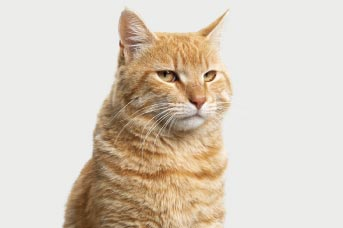
#> input picture dataset/gatos/18-04-22-img-interna-2-Gatos-reales-min.jpg, 343 x 228 px; its folder holds only this picture in this run
$ python create_codebook.py
#> lines starting #> are read from the running program, lines starting #| are printed output that depends on the picture
# create_codebook.py
import os
import cv2
import pickle
import numpy as np
from sklearn.cluster import KMeans

def create_codebook(image_dir="dataset", n_clusters=50):
#> called with image_dir = 'dataset', n_clusters = 50
    sift = cv2.SIFT_create()
    descriptors_list = []

    for label in os.listdir(image_dir):
        class_path = os.path.join(image_dir, label)
        for file in os.listdir(class_path):
            path = os.path.join(class_path, file)
            img = cv2.imread(path)
#> img is the input picture: shape (228, 343, 3); mean B, G, R 193.5, 207.2, 218.2
            if img is None:
                continue
            gray = cv2.cvtColor(img, cv2.COLOR_BGR2GRAY)
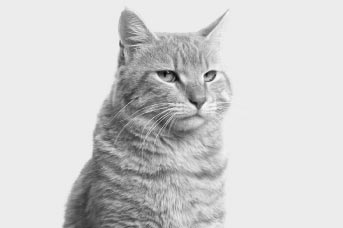
#> gray: shape (228, 343); min 4, max 249, mean 209.1
            kp, des = sift.detectAndCompute(gray, None)
#> kp = 426 keypoints; strongest (x, y, size): (206, 75, 2.8), (163, 73, 5.4), (176, 77, 6.3), (211, 74, 6.8)
            if des is not None:
                descriptors_list.append(des)
#> pass 2 of the loop in create_codebook, `for label in os.listdir(image_dir):`:
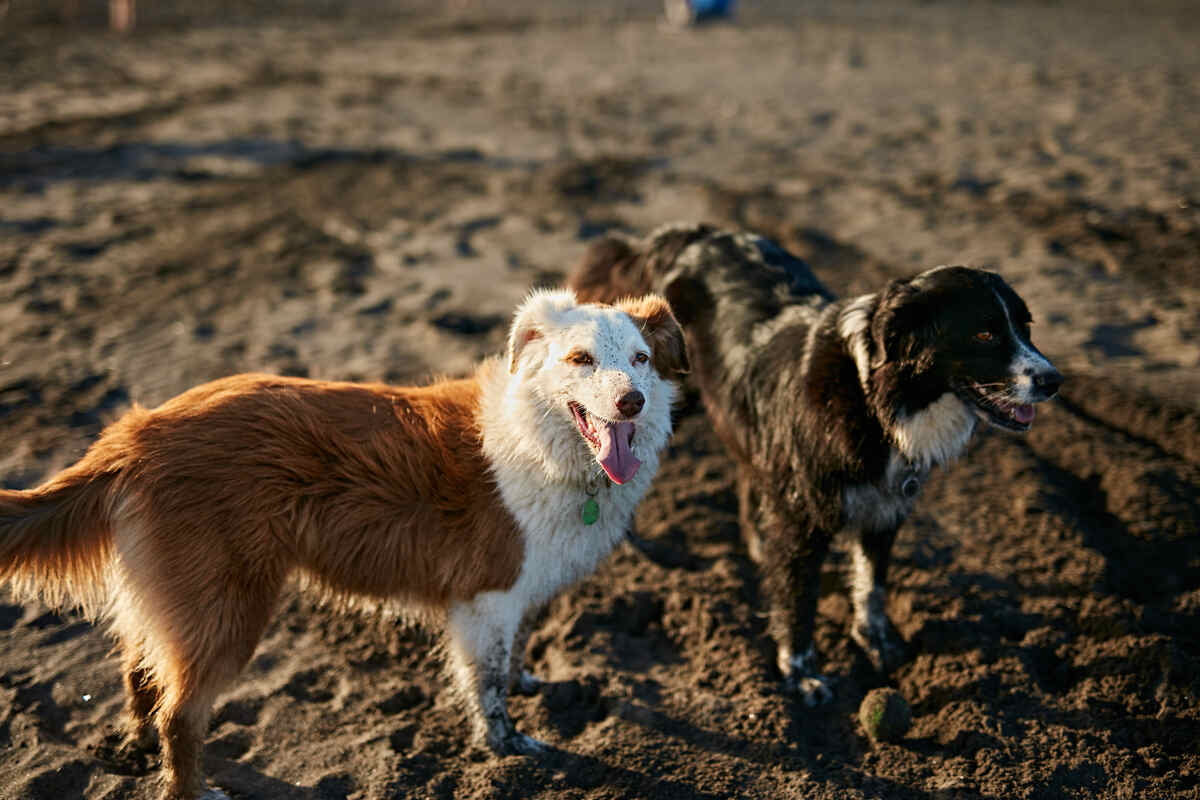
#> input picture dataset/perros/cuidados-perros-guia-bienestar-canino-cobee.jpg, 1200 x 800 px
#> in create_codebook, img is the input picture: shape (800, 1200, 3); mean B, G, R 56.9, 74.4, 89.3
#> in create_codebook, `gray = cv2.cvtColor(img, cv2.COLOR_BGR2GRAY)`:
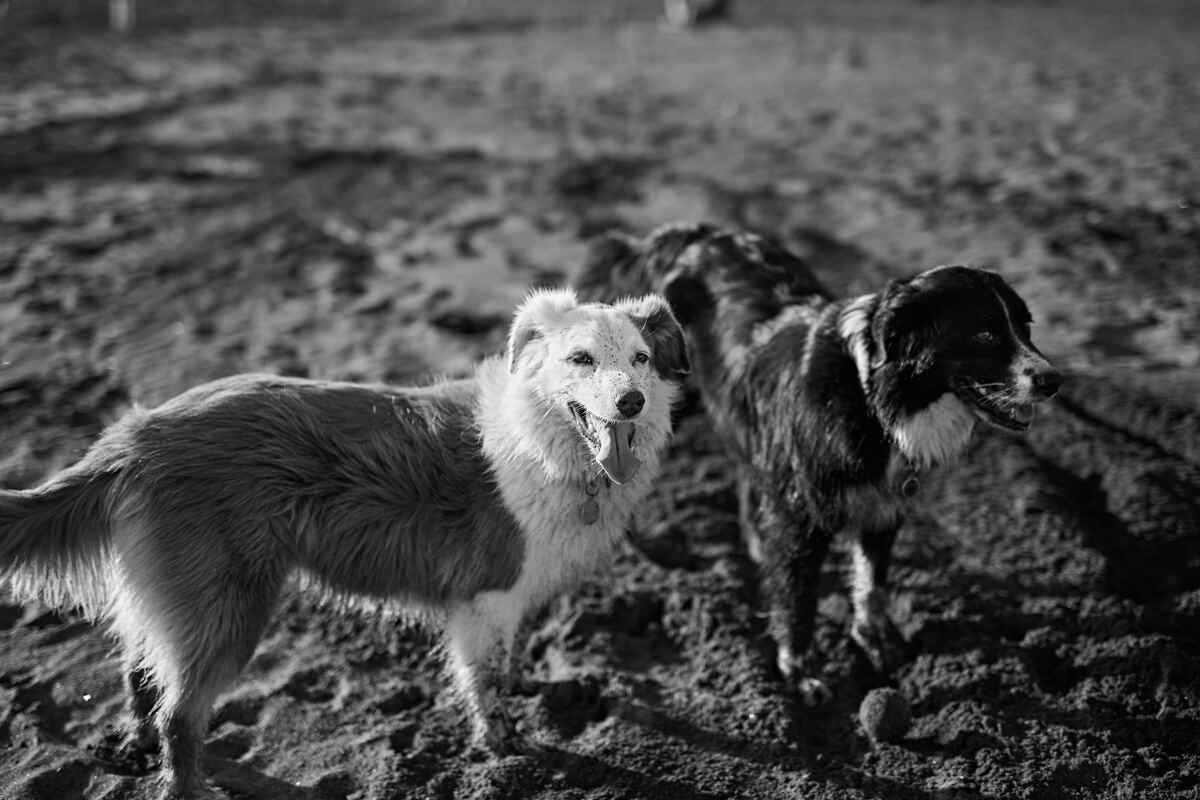
#> gray: shape (800, 1200); min 0, max 254, mean 76.8
#> kp = 6322 keypoints; strongest (x, y, size): (87, 697, 3.7), (583, 359, 13), (784, 655, 9.7), (150, 713, 2)

    descriptors = np.vstack(descriptors_list)
    print(f"Entrenando KMeans con {len(descriptors)} descriptores...")
#> (printed output is left out)
    kmeans = KMeans(n_clusters=n_clusters, random_state=0)
    kmeans.fit(descriptors)
    centroids = kmeans.cluster_centers_

    os.makedirs("models", exist_ok=True)
    with open("models/codebook.pkl", "wb") as f:
        pickle.dump((kmeans, centroids), f)

    print("✅ Codebook creado y guardado en 'models/codebook.pkl'")

if __name__ == "__main__":
    create_codebook()
